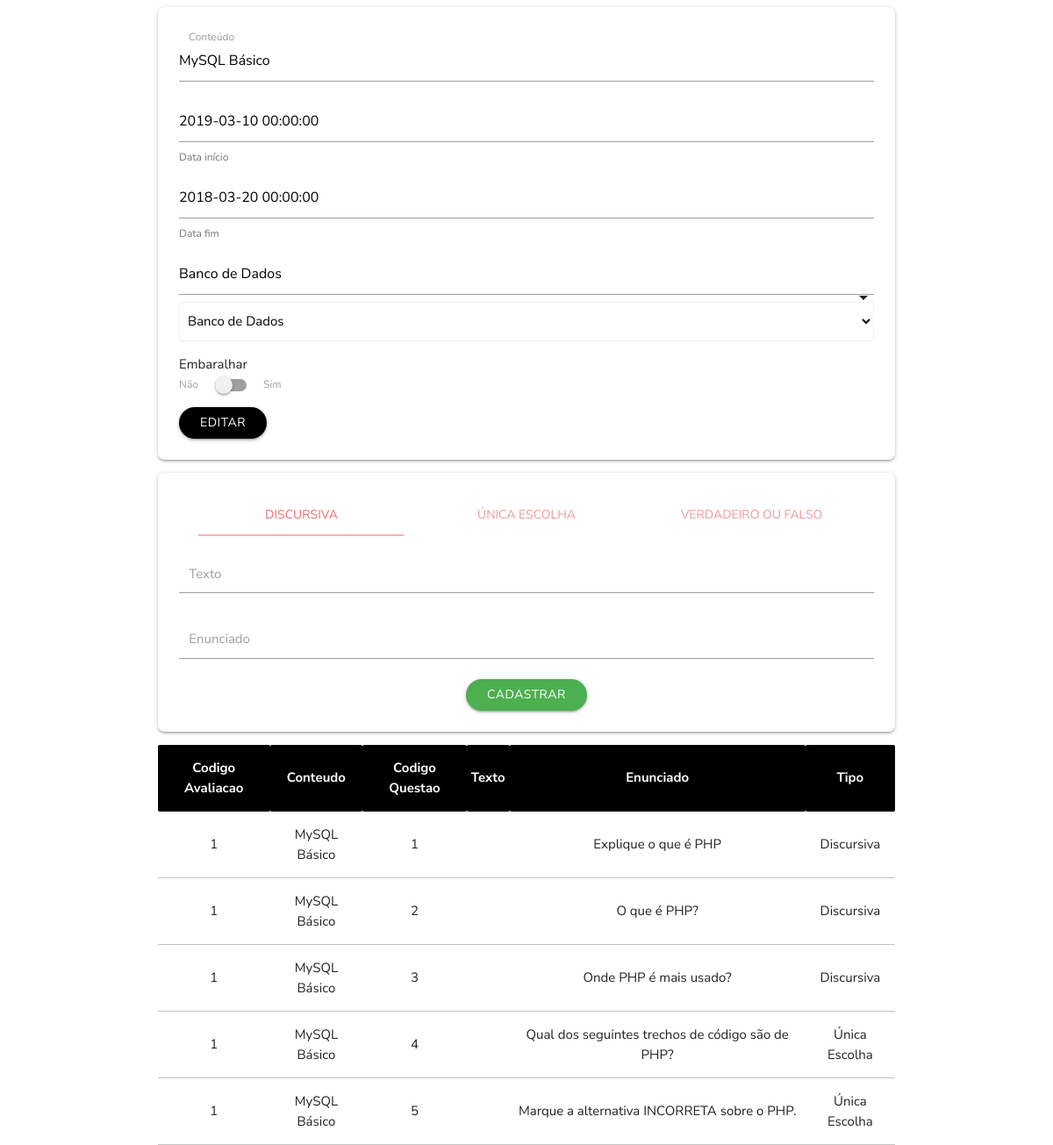
Screenshot of /Integracao/Front-End/avaliacao_editar.php?codigo=1 with the database file from the repository.
### tables this page shows
CREATE TABLE IF NOT EXISTS `Avaliacoes` (
  `Codigo_Avaliacao` INT NOT NULL AUTO_INCREMENT,
  `Conteudo` VARCHAR(50) NOT NULL,
  `Disciplina_Codigo_Disciplina` INT NOT NULL,
  `Data_Inicio` DATETIME NOT NULL,
  `Data_Fim` DATETIME NOT NULL,
  `Peso` VARCHAR(5) NULL,
  `Embaralhar` TINYINT NULL,
  PRIMARY KEY (`Codigo_Avaliacao`),
  INDEX `fk_Avaliacoes_Disciplina1_idx` (`Disciplina_Codigo_Disciplina` ASC),
  CONSTRAINT `fk_Avaliacoes_Disciplina1`
    FOREIGN KEY (`Disciplina_Codigo_Disciplina`)
    REFERENCES `Disciplinas` (`Codigo_Disciplina`)
    ON DELETE NO ACTION
    ON UPDATE NO ACTION);

CREATE TABLE IF NOT EXISTS `Questao` (
  `Codigo_Questao` INT NOT NULL AUTO_INCREMENT,
  `Enunciado` VARCHAR(100),
  `Texto` TEXT NULL,
  `Tipo_Codigo` INT NOT NULL,
  PRIMARY KEY (`Codigo_Questao`),
  INDEX `fk_Questao_Tipo1_idx` (`Tipo_Codigo` ASC),
  CONSTRAINT `fk_Questao_Tipo1`
    FOREIGN KEY (`Tipo_Codigo`)
    REFERENCES `Tipo` (`Codigo_Tipo`)
    ON DELETE NO ACTION
    ON UPDATE NO ACTION);

CREATE TABLE IF NOT EXISTS `Tipo` (
  `Codigo_Tipo` INT NOT NULL AUTO_INCREMENT,
  `Descricao` VARCHAR(45) NOT NULL,
  PRIMARY KEY (`Codigo_Tipo`));

### Integracao/Front-End/disciplinas_pdo.php (called while the page is built, shortened)
<?php
function selectPDO_discaval ($codigo, $tabela ) {
	try {
		$sql = 'select d.Codigo_Disciplina as "ID Disciplina", d.Nome as "Disciplina", a.Codigo_Avaliacao as "ID Avaliacao", a.Conteudo, a.Data_Inicio, a.Data_Fim, a.Peso, a.Embaralhar
		 FROM avaliacoes a, disciplinas d
		 WHERE d.Codigo_Disciplina = a.Disciplina_Codigo_Disciplina ';
		if($tabela == 'disciplina') {
			$sql .= ' and d.Codigo_Disciplina = '.$codigo;
		} else if ($tabela == 'avaliacao') {
			$sql .=  'and a.Codigo_Avaliacao = '.$codigo;
		}
		$sql .= " ORDER BY a.Data_Fim";
		$consulta = $GLOBALS['pdo']->query($sql);
		$registros = array();
		for ($i = 0; $linha = $consulta->fetch(PDO::FETCH_ASSOC); $i++) {
			$registros[$i] = array();
			array_push($registros[$i], $linha['ID Disciplina']);
			array_push($registros[$i], $linha['Disciplina']);
			array_push($registros[$i], $linha['ID Avaliacao']);
			array_push($registros[$i], $linha['Conteudo']);
			array_push($registros[$i], $linha['Data_Inicio']);
			array_push($registros[$i], $linha['Data_Fim']);
			array_push($registros[$i], $linha['Peso']);
			array_push($registros[$i], $linha['Embaralhar']);
		}
		return $registros;
	} catch (PDOException $e) {
		echo "Erro: ".$e->getMessage();
	}
}
?>

### Integracao/Front-End/avaliacao_pdo.php (the view, shortened to what this page needs)
<?php
function selectPDO_avalques($codigo_aval = '') {
	try {
		if ($codigo_aval == 'só_questão') {
			$sql = 'select Codigo_Questao, Texto, Enunciado, Tipo_Codigo as \'Tipo\' FROM Questao';
		}
		else {
			$sql = 'select A.Codigo_Avaliacao, A.Conteudo, Q.Codigo_Questao, Q.Texto, Q.Enunciado, T.Descricao as \'Tipo\'
				FROM Questao Q, Questoes_has_Avaliacoes QA, Avaliacoes A, Tipo T
				WHERE QA.Questoes_Codigo_Questao = Q.Codigo_Questao
				AND QA.Avaliacoes_Codigo_Avaliacao = A.Codigo_Avaliacao
				AND Q.Tipo_Codigo = T.Codigo_Tipo ';
			if($codigo_aval != '') {
				$sql .= ' AND QA.Avaliacoes_Codigo_Avaliacao = '.$codigo_aval;
			}
		}
		$consulta = $GLOBALS['pdo']->query($sql);
		$registros = array();
		for ($i = 0; $linha = $consulta->fetch(PDO::FETCH_ASSOC); $i++) {
			$registros[$i] = array();
			if(isset($linha['Codigo_Avaliacao'])) array_push($registros[$i], $linha['Codigo_Avaliacao']);
			if(isset($linha['Conteudo'])) array_push($registros[$i], $linha['Conteudo']);
			array_push($registros[$i], $linha['Codigo_Questao']);
			array_push($registros[$i], $linha['Texto']);
			array_push($registros[$i], $linha['Enunciado']);
			array_push($registros[$i], $linha['Tipo']);
		}
		return $registros;
	} catch (PDOException $e) {
		echo "Erro: ".$e->getMessage();
	}
}
function selectPDO_avalques_table ($registros) {
	echo "<table class='highlight centered responsive-table'>
	<thead class='black white-text'>
	<tr>
		<th>Codigo Avaliacao</th>
		<th>Conteudo</th>
		<th>Codigo Questao</th>
		<th>Texto</th>
		<th>Enunciado</th>
		<th>Tipo</th>
	</tr>
	</thead>
	<tdbody>";
	for ($i=0; $i < count($registros); $i++) {
		echo "<tr>";
		for ($j=0; $j < count($registros[$i]); $j++) {
			echo "<td>".$registros[$i][$j]."</td>";
		}
		echo "<tr>";
	}
	echo "</tbody>
	</table>";
}
?>

### Integracao/Front-End/avaliacao_editar.php (shortened to what this page needs)
<!DOCTYPE html>
<?php
	if (isset($_POST['codigo'])) {
		$codigo = $_POST['codigo'];
	} else if (isset($_GET['codigo'])) {
		$codigo = $_GET['codigo'];
	} else {
		$codigo = '';
	}
	include 'disciplinas_pdo.php';
	include 'avaliacao_pdo.php';
	include 'funcoes.php';
	$registros = selectPDO_discaval($codigo, 'avaliacao');
	if($codigo != '') {
		$conteudo = $registros[0][3];
		$data_inicio = $registros[0][4];
		$data_fim = $registros[0][5];
	} else {
		$title = '';
	}
?>
<html>
<head>
	<link rel="stylesheet" href="https://cdnjs.cloudflare.com/ajax/libs/materialize/1.0.0/css/materialize.min.css">
	<link href="assets/css/login/login.css" type="text/css" rel="stylesheet" media="screen,projection"/>
</head>
<body>
	<div class="container">
		<?php if($codigo != '') { ?>
			<form action="avaliacao_pdo.php" method="post" class="card-panel">
				<div class="input-field col s12">
					<label for="conteudo">Conteúdo</label>
					<input type="text" name="conteudo" id="conteudo" value="<?php echo $conteudo; ?>">
				</div>
					<div class="input-field col s12">
					<input type="text" name="dataInicio" id="dataInicio" value="<?php echo $data_inicio; ?>">
					<span class="helper-text">Data início</span>
				</div>
				<div class="input-field col s12">
					<input type="text" name="dataFim" id="dataFim" value="<?php echo $data_fim; ?>">
					<span class="helper-text">Data fim</span>
				</div>
				<div class="input-field col s12">
				</div>
				<div class="input-field col s12">
					<div class="switch">Embaralhar <br/>
						<label for="embaralhar">Não
							<span class="lever"></span>
							Sim</label>
					</div>
				</div>
				<button type="submit" name="acao" value="editar" class="btn black waves-effect waves-light">Editar</button>
			</form>
			<div id="addQuestao" class="card-panel teal-text">
				<div class="row">
					<div class="col s12">
						<ul class="tabs">
							<li class="tab col s4"><a href="#discursiva">Discursiva</a></li>
							<li class="tab col s4"><a href="#unicaesc">Única Escolha</a></li>
							<li class="tab col s4"><a href="#vouf">Verdadeiro ou Falso</a></li>
						</ul>
					</div>
				</div>
				<div id="discursiva">
					<form action="avaliacao_pdo.php" method="post">
						<div class="input-field col s12">
							<textarea name="Texto" id="Texto" class="materialize-textarea"></textarea>
							<label for="Texto">Texto</label>
						</div>
						<div class="input-field col s12">
							<input name="Enunciado" id="Enunciado" class="validate">
							<label for="Enunciado">Enunciado</label>
						</div>
						<div class="center-align">
							<button type="submit" name="acao" class="btn green" value="cadastrar_questao">Cadastrar</button>
						</div>
					</form>
				</div>
	   		</div>
			<div id="questoes">
				<?php
					$questoes = selectPDO_avalques($codigo);
					selectPDO_avalques_table($questoes);
				?>
			</div>
		<?php } else { ?>
			<div id="erro_codigo">
				<p><b>Erro: </b> a página não recebeu nenhum código. Adicione, no final da URL, <code>?codigo=[codigo da disciplina]</code></p>
			</div>
		<?php } ?>
	</div>
</body>
</html>

### rows the page displays
avaliacoes: conteudo "MySQL Básico", dataInicio "2019-03-10 00:00:00", dataFim "2018-03-20 00:00:00", Codigo_Avaliacao "1", Conteudo "MySQL Básico"
questao: Codigo_Questao "1", Enunciado "Explique o que é PHP"
tipo: Descricao "Discursiva"
questao: Codigo_Questao "2", Enunciado "O que é PHP?"
questao: Codigo_Questao "3", Enunciado "Onde PHP é mais usado?"
questao: Codigo_Questao "4", Enunciado "Qual dos seguintes trechos de código são de PHP?"
tipo: Descricao "Única Escolha"
questao: Codigo_Questao "5", Enunciado "Marque a alternativa INCORRETA sobre o PHP."

### other values shown
form field Disciplina_Codigo_Disciplina "Banco de Dados"
